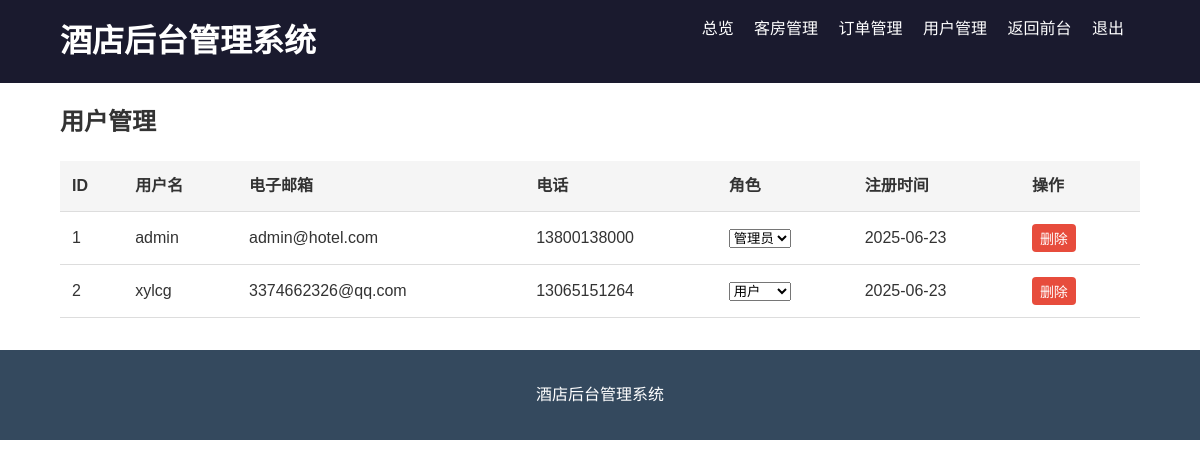
The app's page /admin/users (signed in) with its own data.
### models.py (models this page shows)
class User(db.Model):
    id = db.Column(db.Integer, primary_key=True)
    username = db.Column(db.String(80), unique=True, nullable=False)
    password = db.Column(db.String(120), nullable=False)
    email = db.Column(db.String(120), unique=True, nullable=False)
    phone = db.Column(db.String(20))
    role = db.Column(db.String(20), default='user')
    created_at = db.Column(db.DateTime, default=datetime.utcnow)
    orders = db.relationship('Order', backref='user', lazy=True)
    comments = db.relationship('Comment', backref='user', lazy=True)

### app.py (the view)
@app.route('/admin/users')
@admin_required
def admin_users():
    users = User.query.all()
    return render_template('back/users.html', users=users)

### app.py (called while the page is built)
def admin_required(f):
    @wraps(f)
    def decorated_function(*args, **kwargs):
        if 'user_id' not in session or session.get('role') != 'admin':
            flash('需要管理员权限', 'danger')
            return redirect(url_for('login'))
        return f(*args, **kwargs)
    return decorated_function

### templates/back/users.html (shortened to what this page needs)
{% extends "back/base.html" %}
{% block content %}
<h2>用户管理</h2>
<table class="data-table">
    <thead>
        <tr>
            <th>ID</th>
            <th>用户名</th>
            <th>电子邮箱</th>
            <th>电话</th>
            <th>角色</th>
            <th>注册时间</th>
            <th>操作</th>
        </tr>
    </thead>
    <tbody>
        {% for user in users %}
        <tr>
            <td>{{ user.id }}</td>
            <td>{{ user.username }}</td>
            <td>{{ user.email }}</td>
            <td>{{ user.phone }}</td>
            <td>
                <select onchange="updateUserRole(this, {{ user.id }})">
                    <option value="user" {% if user.role == 'user' %}selected{% endif %}>用户</option>
                    <option value="admin" {% if user.role == 'admin' %}selected{% endif %}>管理员</option>
                </select>
            </td>
            <td>{{ user.created_at.strftime('%Y-%m-%d') }}</td>
            <td>
    <form method="post" action="{{ url_for('admin_delete_user', user_id=user.id) }}" style="display: inline;">
        <button type="submit" class="btn btn-small btn-danger"
                onclick="return confirm('确定要删除用户 {{ user.username }} 吗？此操作不可撤销！')">
            删除
        </button>
    </form>
</td>
        </tr>
        {% endfor %}
    </tbody>
</table>
{% endblock %}

### static/css/style.css (style rules this page uses)
body { font-family: 'Arial', sans-serif; line-height: 1.6; margin: 0; padding: 0; color: #333; }
.btn { display: inline-block; background: #3498db; color: white; padding: 0.5rem 1rem; border: none; border-radius: 4px; cursor: pointer; text-decoration: none; }
.btn-danger { background: #e74c3c; }
.data-table { width: 100%; border-collapse: collapse; margin: 1rem 0; }
.data-table th, .data-table td { padding: 0.75rem; text-align: left; border-bottom: 1px solid #ddd; }
.data-table th { background: #f5f5f5; }
.btn-small { padding: 0.25rem 0.5rem; font-size: 0.875rem; }
form { margin: 1rem 0; }
form button[type="submit"] { margin-right: 0.5rem; }

### records on screen
User: id "1", username "admin", email "admin@hotel.com", phone "13800138000", role+id "管理员", created_at "2025-06-23"
User: id "2", username "xylcg", email "3374662326@qq.com", phone "13065151264", role+id "用户", created_at "2025-06-23"
